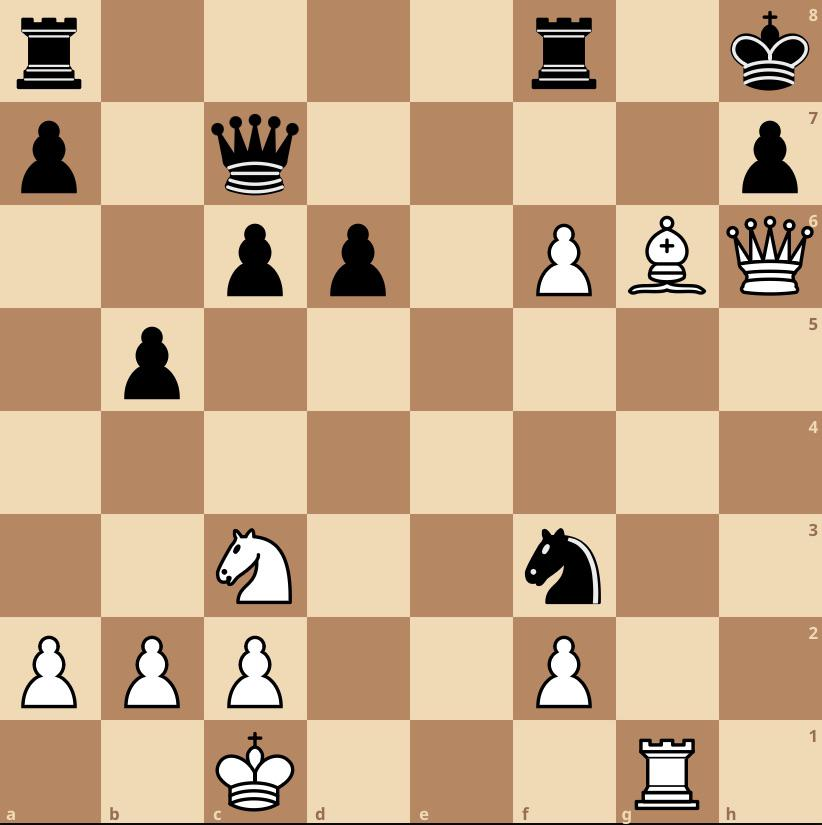
#> input picture input_boards/Game7.jpeg, 822 x 825 px
$ python ChessPredictor.py
#> lines starting #> are read from the running program, lines starting #| are printed output that depends on the picture
### GradientFuncs.py
import tensorflow as tf
import numpy as np

def kernelize(a):
  a = np.asarray(a)
  a = a.reshape(list(a.shape) + [1,1])
  return tf.constant(a, dtype=1)

# 2D convolution
# [4 lines left out: function conv2D, not called in this run]

# gradient to get vertical lines
def gradientx(x):
  gx = kernelize([[-1.,0., 1.],
                            [-1.,0., 1.],
                            [-1.,0., 1.]])
  return conv2D(x, gx)

#gradient to get horizontal lines
# [5 lines left out: function gradienty, not called in this run]

### ChessPredictor.py
import tensorflow as tf
import numpy as np
import PIL.Image
import matplotlib.pyplot as plt
import io
from GradientFuncs import gradientx, gradienty
from IPython.display import clear_output, Image, display
import scipy.ndimage as nd
import scipy.signal
np.set_printoptions(suppress=True)

# input the image array and output the image
def showImage(a, fmt='jpeg', rng=[0,1]):
  a = (a - rng[0])/float(rng[1] - rng[0])*255
  a = np.uint8(np.clip(a, 0, 255))
  PIL.Image.fromarray(a).show()

img_file = 'Game7.jpeg'
img = PIL.Image.open(f"input_boards/{img_file}")
#> img is the input picture: PIL image 822x825 RGB; mean R, G, B 199.9, 169.1, 136.3

#convert from png to jpg if png
if img.mode == 'RGBA':
    img = img.convert('RGB')
#display the image
showImage(np.asarray(img), rng=[0,255])

# turn to grayscale image
a = np.asarray(img.convert("L"), dtype=np.float32)
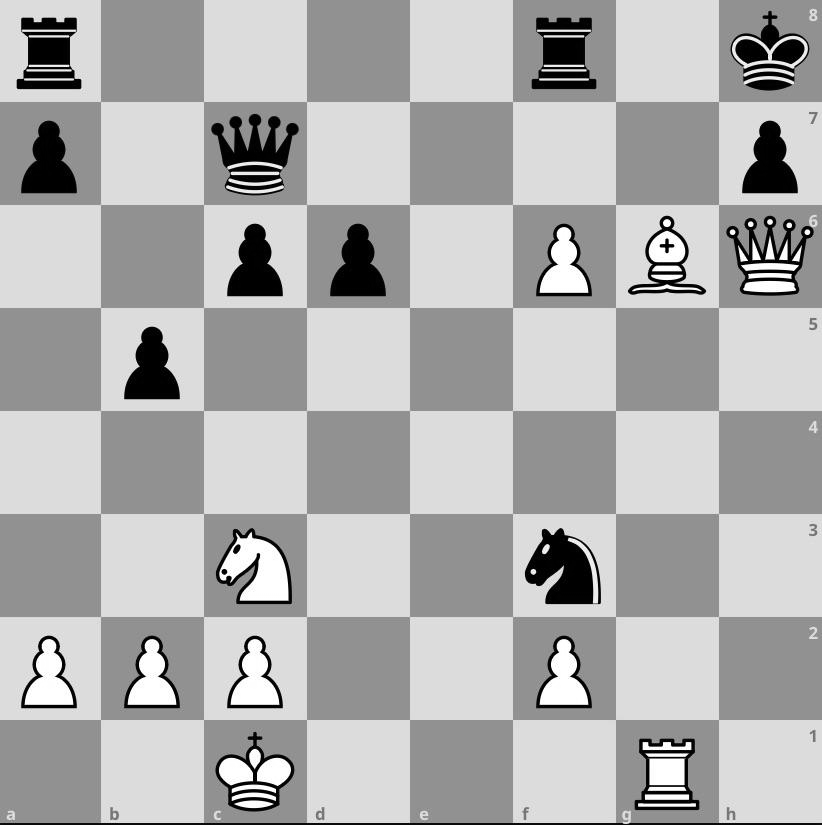
#> a: shape (825, 822) float32; min 0, max 255, mean 174.6

# show grayscale image
showImage(a, rng=[0,255])

#gradient x to help get vertical grid for chess board
#> (the run stopped early here; a loop or call above may not have finished)

$ run again, with input_boards/Game4.jpeg copied over input_boards/Game7.jpeg
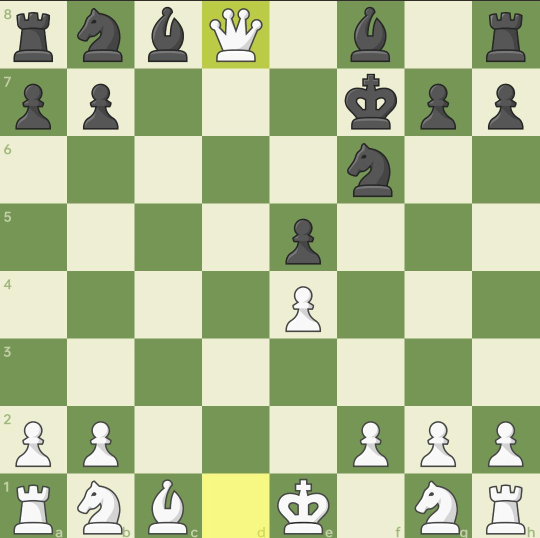
#> input picture input_boards/Game4.jpeg, 1079 x 1076 px (shown at 1/2 size)
#> img is the input picture: PIL image 1079x1076 RGB; mean R, G, B 175.8, 189.5, 147.4
#> `a = np.asarray(img.convert("L"), dtype=np.float32)`:
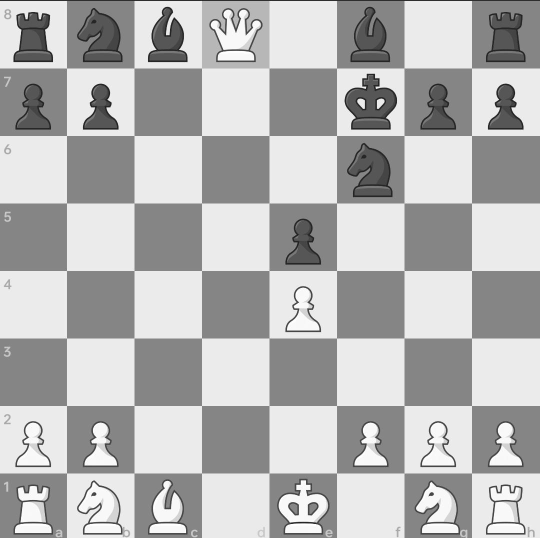
#> a: shape (1076, 1079) float32 (shown at 1/2 size); min 13, max 255, mean 180.6

$ run again, with input_boards/Game5.jpeg copied over input_boards/Game7.jpeg
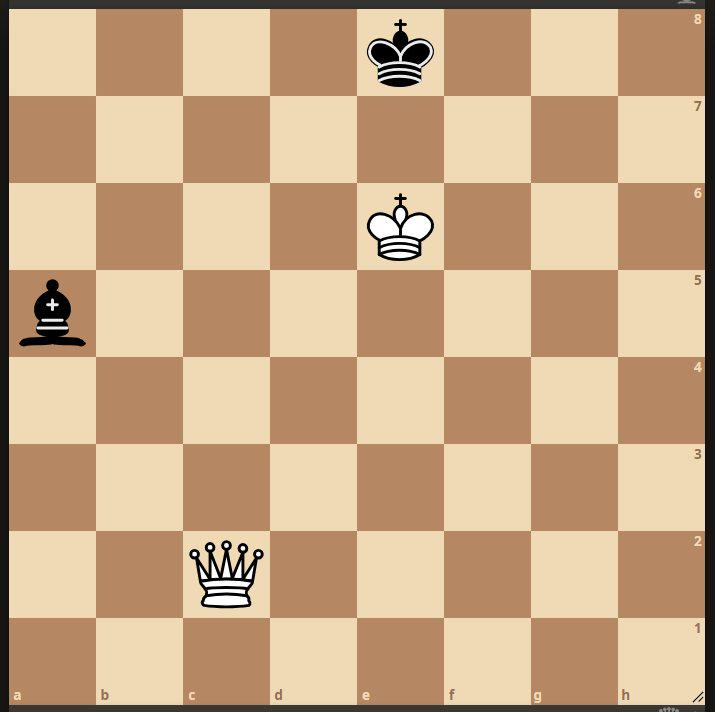
#> input picture input_boards/Game5.jpeg, 715 x 712 px
#> img is the input picture: PIL image 715x712 RGB; mean R, G, B 199.4, 167.4, 133.3
#> `a = np.asarray(img.convert("L"), dtype=np.float32)`:
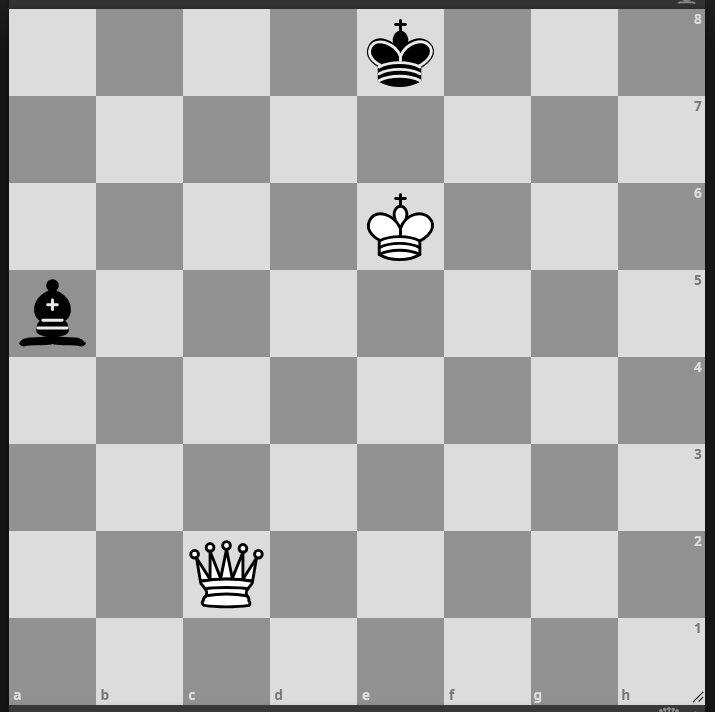
#> a: shape (712, 715) float32; min 0, max 255, mean 173.1

$ run again, with input_boards/Game6.jpeg copied over input_boards/Game7.jpeg
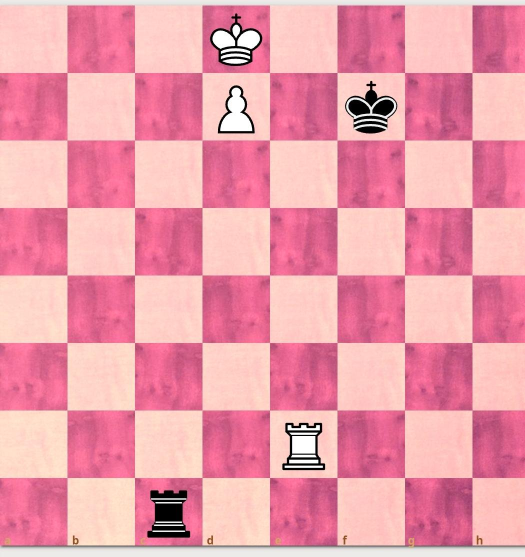
#> input picture input_boards/Game6.jpeg, 1050 x 1114 px (shown at 1/2 size)
#> img is the input picture: PIL image 1050x1114 RGB; mean R, G, B 235.6, 154.8, 170
#> `a = np.asarray(img.convert("L"), dtype=np.float32)`:
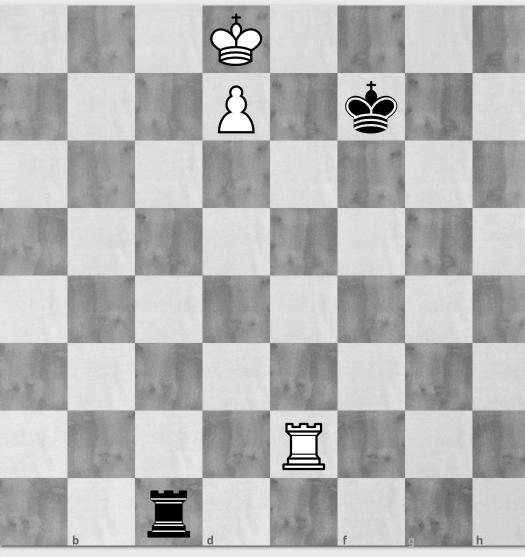
#> a: shape (1114, 1050) float32 (shown at 1/2 size); min 0, max 255, mean 180.7
